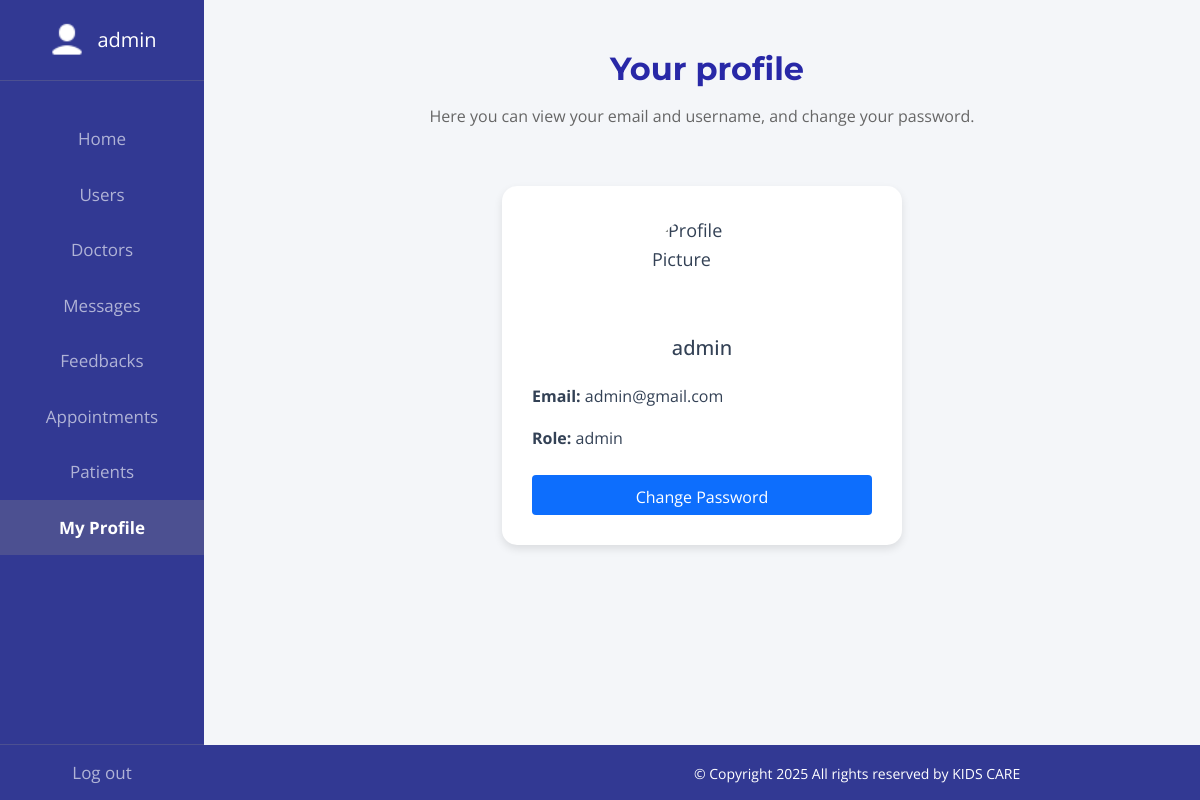
The app's page /profile.php (signed in) with its own data.
### tables this page shows
CREATE TABLE `users` (
  `id` int(10) NOT NULL,
  `username` varchar(255) NOT NULL,
  `email` varchar(255) NOT NULL,
  `password` varchar(255) NOT NULL,
  `role_id` int(11) DEFAULT NULL
);

CREATE TABLE `roles` (
  `id` int(11) NOT NULL,
  `name` varchar(50) NOT NULL
);

### profile.php (the view, shortened to what this page needs)
<?php
include 'includes/functions/connect.php';
$user_id = $_SESSION['user_id'];
$user = null;
try {
    $sql = "SELECT u.username, u.email, r.name as role
            FROM users u
            JOIN roles r ON u.role_id = r.id
            WHERE u.id = ?";
    $stmt = $conn->prepare($sql);
    $stmt->bind_param("i", $user_id);
    if (!$stmt->execute()) {
        throw new Exception("Query failed: " . $stmt->error);
    }
    $result = $stmt->get_result();
    $user = $result->fetch_assoc();
} catch (Exception $e) {
    error_log("Profile Error: " . $e->getMessage());
    $error = "Error loading profile data";
}
?>
<!DOCTYPE html>
<html lang="en">
<head>
    <link href="https://cdn.jsdelivr.net/npm/bootstrap@5.3.3/dist/css/bootstrap.min.css" rel="stylesheet">
    <link rel="stylesheet" href="menus.css">
</head>
<body>
    <?php
        $role = strtolower($user['role']);
        switch ($role) {
            case 'admin':
                include "includes/templates/admin-sidebar.php";
                break;
        }
        ?>
    <div class="content">
            <div class="container" style="flex-direction:column;justify-content:center;align-items:center">
                <h1 class="ml-0 text-center">Your profile</h1>
                <p class="profile-paragraph">Here you can view your email and username, and change your password.</p>
                <div class="profile-card">
                    <img src="https://www.pngall.com/wp-content/uploads/5/User-Profile-PNG-Image.png" class="profile-img" alt="Profile Picture">
                    <?php if ($user): ?>
                        <h3 class="text-center mb-4"><?= htmlspecialchars($user['username']) ?></h3>
                        <div class="mb-3">
                            <strong>Email:</strong> <?= htmlspecialchars($user['email']) ?>
                        </div>
                        <div class="mb-4">
                            <strong>Role:</strong> <?= htmlspecialchars($user['role']) ?>
                        </div>
                    <?php endif; ?>
                    <button class="btn btn-primary w-100" data-bs-toggle="modal" data-bs-target="#changePasswordModal">
                        Change Password
                    </button>
                </div>
            </div>
        <div class="footer">
            <p>&copy; Copyright 2025 All rights reserved by KIDS CARE</p>
        </div>
    </div>
</body>
</html>

### menus.css (style rules this page uses)
body { font-family: 'Open Sans', sans-serif; color: var(--text-color); background-color: #f9fafb; line-height: 1.6; margin: 0; padding: 0; }
:root { --primary-color: #2563eb; --primary-dark: #1e40af; --secondary-color: #f8fafc; --text-color: #334155; --light-gray: #e2e8f0; --border-radius: 12px; --box-shadow: 0 4px 6px -1px rgba(0, 0, 0, 0.1), 0 2px 4px -1px rgba(0, 0, 0, 0.06); --transition: all 0.3s ease; }
h1, h2 { font-family: 'Montserrat', sans-serif; font-size: 2.5rem; font-weight: 700; color: var(--primary-dark); margin: 2rem 0 1rem; position: relative; padding-bottom: 1rem; }
.content { position: absolute; top: 0; left: 17%; right: 0; }
.container { width: 85%; max-width: 1200px; margin: 0 auto; display: flex; flex-wrap: wrap; justify-content: space-between; }
.footer { color: white; padding: 10px; background-color: #323993; height:37px; display: flex; justify-content: center; align-items: center; font-size:14px; }
.content h1 { color: rgb(40, 40, 167); }
body { background: #f5f7fa; }
h1 { font-size: 36px; color: #333; margin-bottom: 20px; margin-left:10px; }
.btn { padding: 10px 18px; border: none; border-radius: 4px; color: white; cursor: pointer; transition: background 0.3s ease; font-size: 16px; padding: 14px 22px; }

### profile.php (style rules this page uses)
body { background: #f4f6f9; }
.content h1 { font-size:32px; }
.profile-card { width:400px; margin: 30px auto; background-color: white; border-radius: 15px; padding: 30px; box-shadow: 0 4px 8px rgba(0,0,0,0.1); }
.profile-card >div { font-size:16px; }
.btn-primary { font-size:16px; height:40px; padding:0; }
.profile-img { width: 100px; height: 100px; object-fit: cover; border-radius: 50%; margin: 0 auto 20px; display: block; }
div { font-size:18px; }
h1 { margin-top:50px; margin-bottom:0px; text-align:center; }
h3 { font-size:20px; }
.profile-paragraph { color:#666; padding-bottom:10px; font-size:16px; margin-top:0px; text-align:center; }
.footer { height:55px; padding-top:30px; position:fixed; bottom:0; width:100%; padding-left:490px; justify-content:left; }
.btn-primary { padding:10px }

### records on screen
users: username "admin", email "admin@gmail.com", role.name "admin"

### other values on screen
$username "admin"
